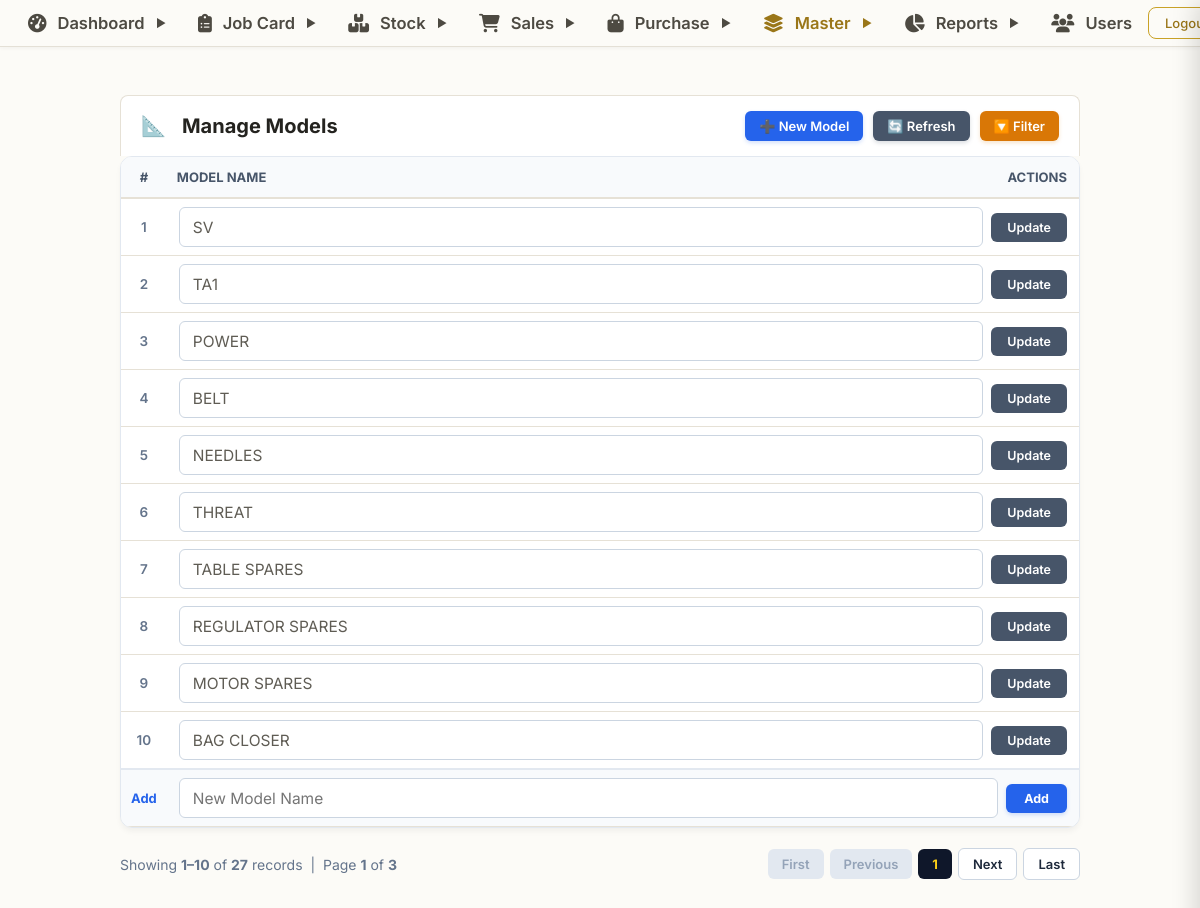
The app's page /model/list.php (signed in) with its own data.
### tables this page shows
CREATE TABLE `model` (
  `id` bigint NOT NULL AUTO_INCREMENT,
  `createdBy` varchar(255) DEFAULT NULL,
  `createdOn` datetime(6) DEFAULT NULL,
  `modifiedBy` varchar(255) DEFAULT NULL,
  `modifiedOn` datetime(6) DEFAULT NULL,
  `model` varchar(255) NOT NULL,
  PRIMARY KEY (`id`),
  UNIQUE KEY `UK_rnt7dvqqcy5rm8oa4cp32bk11` (`model`)
);

### model/list.php (the view, shortened to what this page needs)
<?php
require_once("../config/db.php");
?>
<?php include("../includes/header.php"); ?>
<?php
$limit = 10;
$page = isset($_GET['page']) ? max(1, (int)$_GET['page']) : 1;
$offset = ($page - 1) * $limit;
$where = "WHERE 1=1";
$countRes = mysqli_query($conn, "SELECT COUNT(*) AS total FROM model $where");
$totalRows = (int)mysqli_fetch_assoc($countRes)['total'];
$totalPages = $totalRows > 0 ? ceil($totalRows / $limit) : 1;
$query = "SELECT * FROM model $where ORDER BY id ASC LIMIT $limit OFFSET $offset";
$models = mysqli_query($conn, $query);
$queryParams = $_GET;
unset($queryParams['page']);
$queryString = http_build_query($queryParams);
?>
<div class="page-main-container erp-container" style="padding: 20px;">
    <div class="erp-header-bar">
        <div class="erp-header-title">
            <span style="margin-right: 8px;">📐</span>Manage Models
        </div>
        <div class="erp-header-actions" style="display: flex; gap: 10px; align-items: center; flex-wrap: wrap;">
            <button type="button" onclick="focusAddModelField()" style="background: #2563eb; color: #ffffff; border: none; font-weight: 600; font-size: 13px; padding: 7px 14px; border-radius: 6px; display: inline-flex; align-items: center; gap: 6px; cursor: pointer; box-shadow: 0 2px 4px rgba(37, 99, 235, 0.2);">➕ New Model</button>
            <button type="button" onclick="window.location.href='list.php'" style="background: #475569; color: #ffffff; border: none; font-weight: 600; font-size: 13px; padding: 7px 14px; border-radius: 6px; display: inline-flex; align-items: center; gap: 6px; cursor: pointer; box-shadow: 0 2px 4px rgba(71, 85, 105, 0.2);">🔄 Refresh</button>
            <button type="button" onclick="openFilter()" style="background: #d97706; color: #ffffff; border: none; font-weight: 600; font-size: 13px; padding: 7px 14px; border-radius: 6px; display: inline-flex; align-items: center; gap: 6px; cursor: pointer; box-shadow: 0 2px 4px rgba(217, 119, 6, 0.2);">🔽 Filter</button>
        </div>
    </div>
    <div class="erp-table-box" style="overflow-x: auto; background: #fff; border-radius: 12px; border: 1px solid #e2e8f0; box-shadow: 0 4px 6px -1px rgba(0, 0, 0, 0.05); width: 100%;">
        <table class="erp-table master-table" style="width: 100%; border-collapse: collapse; min-width: 0;">
            <thead>
                <tr style="background: #f8fafc; border-bottom: 2px solid #e2e8f0;">
                    <th style="width: 45px; padding: 12px 10px; text-align: center; color: #475569; font-weight: 700; font-size: 13px; text-transform: uppercase;">#</th>
                    <th style="padding: 12px 10px; color: #475569; font-weight: 700; font-size: 13px; text-transform: uppercase;">Model Name</th>
                    <th style="text-align: right; width: 100px; padding: 12px 12px; color: #475569; font-weight: 700; font-size: 13px; text-transform: uppercase;">Actions</th>
                </tr>
            </thead>
            <tbody>
                <?php
                if ($totalRows > 0) {
                    $i = $offset + 1;
                    while ($row = mysqli_fetch_assoc($models)): ?>
                        <tr style="border-bottom: 1px solid #f1f5f9; transition: background 0.15s;"
                            onmouseover="this.style.background='#fbfcfe'" onmouseout="this.style.background='white'">
                            <td style="padding: 10px 10px; color: #64748b; font-size: 13.5px; font-weight: 600; width: 45px; text-align: center;"><?= $i++ ?></td>
                            <td colspan="2" style="padding: 8px 12px;">
                                <form action="list.php" method="POST"
                                    style="display: flex; gap: 8px; width: 100%; align-items: center;">
                                    <input type="text" name="modelName" value="<?= htmlspecialchars($row['model']) ?>" required
                                        style="flex: 1; width: 100%; border: 1.5px solid #cbd5e1; border-radius: 6px; padding: 6px 10px; font-size: 13.5px; background: #fff; box-sizing: border-box;">
                                    <button type="submit"
                                        style="background: #475569; color: #fff; border: none; padding: 7px 16px; border-radius: 6px; font-weight: 600; font-size: 12.5px; cursor: pointer; flex-shrink: 0; white-space: nowrap;">Update</button>
                                </form>
                            </td>
                        </tr>
                    <?php endwhile;
                } ?>
            </tbody>
            <tfoot>
                <tr id="addModelSection" style="background: #f8fafc; border-top: 2px solid #e2e8f0;">
                    <td style="padding: 10px 10px; color: #2563eb; font-size: 13px; font-weight: 700; width: 45px; text-align: center;">Add</td>
                    <td colspan="2" style="padding: 8px 12px;">
                        <form action="list.php" method="POST" style="display: flex; gap: 8px; width: 100%; align-items: center;">
                            <input type="text" name="modelName" id="newModelInput" placeholder="New Model Name" required
                                style="flex: 1; width: 100%; border: 1.5px solid #cbd5e1; border-radius: 6px; padding: 6px 10px; font-size: 13.5px; background: #fff; box-sizing: border-box; transition: all 0.3s ease;">
                            <button type="submit"
                                style="background: #2563eb; color: #fff; border: none; padding: 7px 18px; border-radius: 6px; font-weight: 700; font-size: 12.5px; cursor: pointer; flex-shrink: 0; white-space: nowrap; box-shadow: 0 2px 4px rgba(37, 99, 235, 0.2);">Add</button>
                        </form>
                    </td>
                </tr>
            </tfoot>
        </table>
    </div>
    <div class="pagination" style="display: flex; justify-content: space-between; align-items: center; margin-top: 20px; font-size: 14px; color: #64748b;">
        <div>
            <?php
            $startRecord = $totalRows > 0 ? $offset + 1 : 0;
            $endRecord = min($offset + $limit, $totalRows);
            ?>
            Showing <strong><?= $startRecord ?>–<?= $endRecord ?></strong> of <strong><?= $totalRows ?></strong> records &nbsp;|&nbsp; Page <strong><?= $page ?></strong> of <strong><?= $totalPages ?></strong>
        </div>
        <div style="display: flex; gap: 6px; align-items: center;">
            <?php if ($page <= 1): ?>
                <span style="padding: 7px 14px; background: #e2e8f0; border-radius: 6px; color: #94a3b8; cursor: not-allowed; font-weight: 600; font-size: 13px;">First</span>
                <span style="padding: 7px 14px; background: #e2e8f0; border-radius: 6px; color: #94a3b8; cursor: not-allowed; font-weight: 600; font-size: 13px;">Previous</span>
            <?php endif; ?>
            <span style="padding: 7px 14px; background: #0f172a; color: #FDD017; border-radius: 6px; font-weight: 700; font-size: 13px;"><?= $page ?></span>
            <?php if ($page >= $totalPages): ?>
                <span style="padding: 7px 14px; background: #e2e8f0; border-radius: 6px; color: #94a3b8; cursor: not-allowed; font-weight: 600; font-size: 13px;">Next</span>
                <span style="padding: 7px 14px; background: #e2e8f0; border-radius: 6px; color: #94a3b8; cursor: not-allowed; font-weight: 600; font-size: 13px;">Last</span>
            <?php else: ?>
                <a href="?<?= $queryString ? $queryString . '&' : '' ?>page=<?= $page + 1 ?>" style="padding: 7px 14px; background: #ffffff; border: 1px solid #cbd5e1; border-radius: 6px; text-decoration: none; color: #1e293b; font-weight: 600; font-size: 13px;">Next</a>
                <a href="?<?= $queryString ? $queryString . '&' : '' ?>page=<?= $totalPages ?>" style="padding: 7px 14px; background: #ffffff; border: 1px solid #cbd5e1; border-radius: 6px; text-decoration: none; color: #1e293b; font-weight: 600; font-size: 13px;">Last</a>
            <?php endif; ?>
        </div>
    </div>
</div>
<?php include("../includes/footer.php"); ?>

### includes/header.php (style rules this page uses)
* { box-sizing: border-box; margin: 0; padding: 0; }
body { font-family: 'Inter', Arial, sans-serif; background: #f4f6f9; padding-top: 50px; padding-bottom: 16px; }

### model/list.php (style rules this page uses)
.erp-container { max-width: 1000px; margin: 25px auto; padding: 0 15px; }

### records on screen
model: modelName "SV"
model: modelName "TA1"
model: modelName "POWER"
model: modelName "BELT"
model: modelName "NEEDLES"
model: modelName "THREAT"
model: modelName "TABLE SPARES"
model: modelName "REGULATOR SPARES"
model: modelName "MOTOR SPARES"
model: modelName "BAG CLOSER"

### other values on screen
$startRecord "1"
$endRecord "10"
$totalRows "27"
$page "1"
$totalPages "3"
